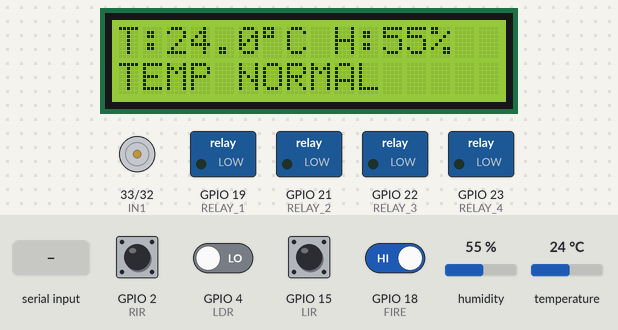
Simulated run of this sketch. Board: ESP32. Parts: 16×2 character LCD, motor-driver pin pairs drawn as motors (green arrow = first pin HIGH = forward, orange = second pin HIGH = backward, longer = more drive), switched loads named in the sketch (green lamp = pin HIGH). The test bench sets the inputs (shaded band); at power-on: GPIO 2 (RIR), GPIO 15 (LIR), GPIO 18 (FIRE) HIGH, GPIO 4 (LDR) LOW, humidity 55 %, temperature 24 °C. WiFi joins after 1.5 s; servers stay silent unless stated; what the sketch prints to the serial monitor is not drawn.

Above: at 4.3 s.
4.4 s: GPIO 18 (FIRE) driven LOW
At 5.8 s:
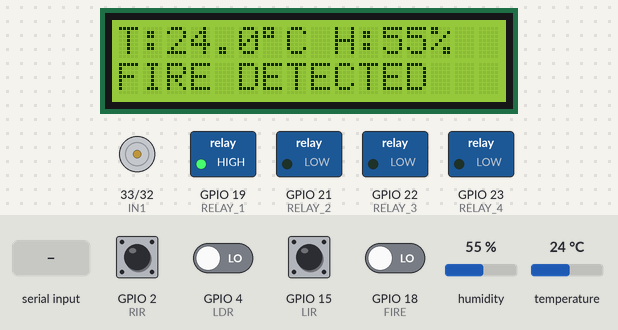
6.2 s: "F" received over Serial
At 6.7 s:
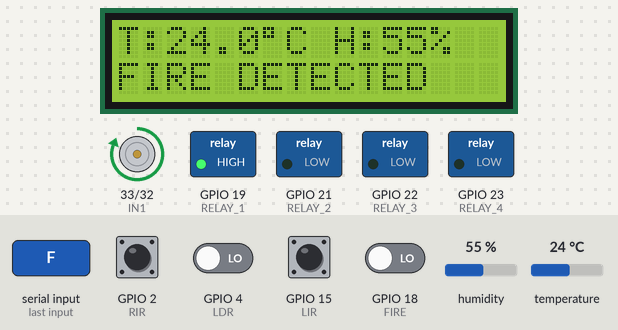
8.4 s: "B" received over Serial
At 8.9 s:
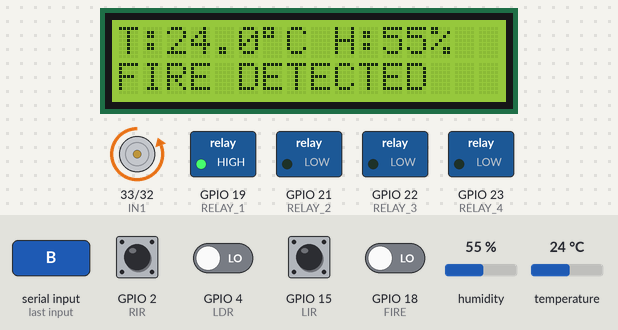
10.5 s: humidity set to 22 %
At 13.0 s:
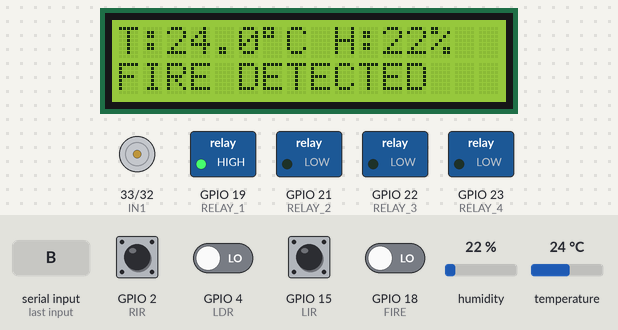
13.3 s: temperature set to 12 °C
At 14.3 s:
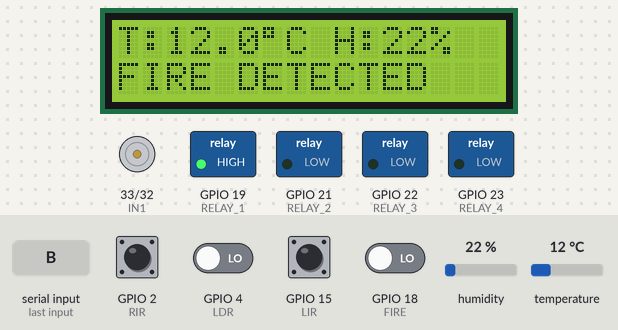
15.4 s: GPIO 18 (FIRE) driven HIGH
At 16.3 s:
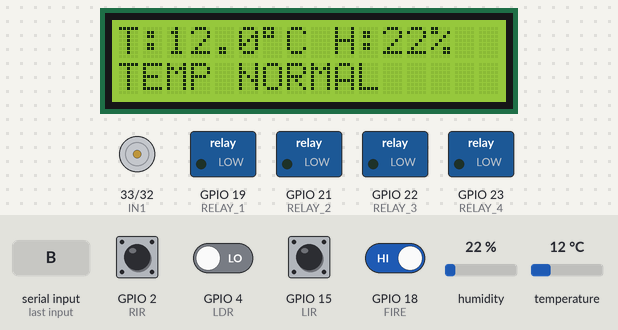
Timing chart, 0 to 18.0 s (numbered marks = the images above; inputs shaded):
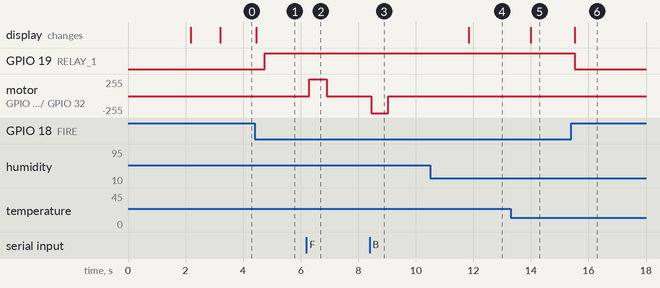

The sketch:

esp32_classroom_occupancy.ino
```cpp
// Smart Classroom Occupancy - ESP32
// Sensors: 2x IR (entry/exit), LDR, flame sensor, DHT11
// Outputs: 4-relay module (fire alarm, fan, 2 lights), DC motor (door), 16x2 LCD, Telegram alerts
//
// SETUP: replace the placeholders below with your own values.
// Never commit real WiFi passwords or Telegram bot tokens to GitHub.

#include <LiquidCrystal.h>
int rs = 13, en = 12, d4 = 14, d5 = 27, d6 = 26, d7 = 25;
LiquidCrystal lcd(rs, en, d4, d5, d6, d7);

int LIR = 15;
int RIR = 2;
int LDR = 4;
int FIRE = 18;

int RELAY_1 = 19;
int RELAY_2 = 21;
int RELAY_3 = 22;
int RELAY_4 = 23;

int IN1 = 33;
int IN2 = 32;

int movingstate = 0;

#include <DHT.h>
#define dhtpin 5
#define dhttype DHT11
DHT dht (dhtpin, dhttype);
float t, p;


#include <WiFi.h>
#include <WiFiClientSecure.h>
#include <UniversalTelegramBot.h>
#include <ArduinoJson.h>

// ---- Replace these with your own details ----
const char* ssid = "YOUR_WIFI_NAME";
const char* password = "YOUR_WIFI_PASSWORD";
WiFiClient  client;

#define BOT_TOKEN "YOUR_TELEGRAM_BOT_TOKEN"   // create a bot with @BotFather
#define CHAT_ID "YOUR_TELEGRAM_CHAT_ID"       // get it from @userinfobot
// ---------------------------------------------

WiFiClientSecure secured_client;
UniversalTelegramBot bot(BOT_TOKEN, secured_client);


void setup()
{
  Serial.begin(9600);
  dht.begin();

  pinMode(LIR, INPUT);
  pinMode(RIR, INPUT);
  pinMode(LDR, INPUT);
  pinMode(FIRE, INPUT);

  pinMode(IN1, OUTPUT);
  pinMode(IN2, OUTPUT);
  pinMode(RELAY_1, OUTPUT);
  pinMode(RELAY_2, OUTPUT);
  pinMode(RELAY_3, OUTPUT);
  pinMode(RELAY_4, OUTPUT);


  digitalWrite(IN1, LOW);
  digitalWrite(IN2, LOW);

  digitalWrite(RELAY_1, LOW);
  digitalWrite(RELAY_2, LOW);
  digitalWrite(RELAY_3, LOW);
  digitalWrite(RELAY_4, LOW);

  WiFi.begin(ssid, password);
  while (WiFi.status() != WL_CONNECTED) {
    lcd.clear();
    lcd.print("WIFI Connecting");
    Serial.println("WIFI Connecting");
    delay(500);
  }
  lcd.clear();
  lcd.print("WIFI Connected");
  Serial.println("WIFI Connected");

  secured_client.setCACert(TELEGRAM_CERTIFICATE_ROOT);

  bot.sendMessage(CHAT_ID, "CLASS ROOM OCCUPANCY.....");
  delay(300);

  lcd.clear();
  lcd.begin(16, 2);
  lcd.setCursor(0, 0);
  lcd.print("CLASS ROOM");
  lcd.setCursor(0, 1);
  lcd.print("OCCUPANCY");
  delay(1000);
  lcd.clear();
}

void loop()
{
  // Manual motor control over serial: F = forward, B = backward, S = stop
  if (Serial.available() > 0)
  {
    char ch = Serial.read();
    Serial.print("Received: ");
    Serial.println(ch);

    if (ch == 'F')
    {
      FORWARD();
    }
    else if (ch == 'B')
    {
      BACKWARD();
    }
    else if (ch == 'S')
    {
      STOP();
    }
  }
  SENSORS();
}


void SENSORS()
{
  int ldrvalue = digitalRead(LDR);
  int lirstate = digitalRead(LIR);
  int rirstate = digitalRead(RIR);
  int firestate = digitalRead(FIRE);

  t = dht.readTemperature();
  p = dht.readHumidity();

  Serial.print("LDR: ");
  Serial.println(ldrvalue);

  if (isnan(t) || isnan(p))
  {
    Serial.println("DHT11 reading failed");
    lcd.setCursor(0, 0);
    lcd.print("DHT SENSOR ERROR");
    lcd.setCursor(0, 1);
    lcd.print("Check DHT11     ");
  }
  else
  {
    Serial.print("Temperature: ");
    Serial.println(t);
    Serial.print("Humidity: ");
    Serial.println(p);

    // Temperature and humidity display
    lcd.setCursor(0, 0);
    lcd.print("T:");
    lcd.print(t, 1);
    lcd.print((char)223);
    lcd.print("C H:");
    lcd.print(p, 0);
    lcd.print("%   ");

    lcd.setCursor(0, 1);

    if (firestate == LOW)
    {
      lcd.print("FIRE DETECTED   ");
      bot.sendMessage(CHAT_ID, "FIRE DETECTED.....");
      digitalWrite(RELAY_1, HIGH);
    }
    else if (t > 30 && (lirstate == LOW || rirstate == LOW))
    {
      lcd.print("TEMP IS HIGH    ");
      digitalWrite(RELAY_2, HIGH);
    }
    else
    {
      lcd.print("TEMP NORMAL     ");
      digitalWrite(RELAY_2, LOW);
    }

    if (firestate != LOW)
      digitalWrite(RELAY_1, LOW);
  }

  // Light control
  if (ldrvalue == HIGH && lirstate == LOW)
  {
    digitalWrite(RELAY_3, HIGH);
    digitalWrite(RELAY_4, LOW);
  }
  else if (ldrvalue == HIGH && rirstate == LOW)
  {
    digitalWrite(RELAY_3, LOW);
    digitalWrite(RELAY_4, HIGH);
  }
  else
  {
    digitalWrite(RELAY_3, LOW);
    digitalWrite(RELAY_4, LOW);
  }

  // Automatic motor operation
  if (movingstate == 0)
  {
    STOP();

    if (lirstate == LOW)
    {
      movingstate = 1;
      FORWARD();
    }
    else if (rirstate == LOW)
    {
      movingstate = 2;
      BACKWARD();
    }
  }
  else if (movingstate == 1)
  {
    if (lirstate == HIGH)
    {
      BACKWARD();
      movingstate = 0;
    }
    else
    {
      STOP();
    }
  }
  else if (movingstate == 2)
  {
    if (rirstate == HIGH)
    {
      FORWARD();
      movingstate = 0;
    }
    else
    {
      STOP();
    }
  }
}


void FORWARD()
{
  digitalWrite(IN1, HIGH);
  digitalWrite(IN2, LOW);
  delay(600);
  STOP();
}

void BACKWARD()
{
  digitalWrite(IN1, LOW);
  digitalWrite(IN2, HIGH);
  delay(600);
  STOP();
}

void STOP()
{
  digitalWrite(IN1, LOW);
  digitalWrite(IN2, LOW);
}
```

Measured:
- after the input at 4.4 s, GPIO 19 (RELAY_1): LOW → HIGH after 0.35 s; the display: changes after 0.05 s (image 1)
- after the input at 6.2 s, motor on GPIO 33 (IN1) / GPIO 32 (IN2): stopped → forward 255/255 after 0.10 s, → stopped 0.60 s later
- after the input at 8.4 s, motor on GPIO 33 (IN1) / GPIO 32 (IN2): stopped → backward 255/255 after 0.05 s, → stopped 0.60 s later
- after the input at 10.5 s, the display: changes after 1.3 s (image 4)
- after the input at 13.3 s, the display: changes after 0.69 s (image 5)
- after the input at 15.4 s, GPIO 19 (RELAY_1): HIGH → LOW after 0.12 s; the display: changes after 0.12 s (image 6)
